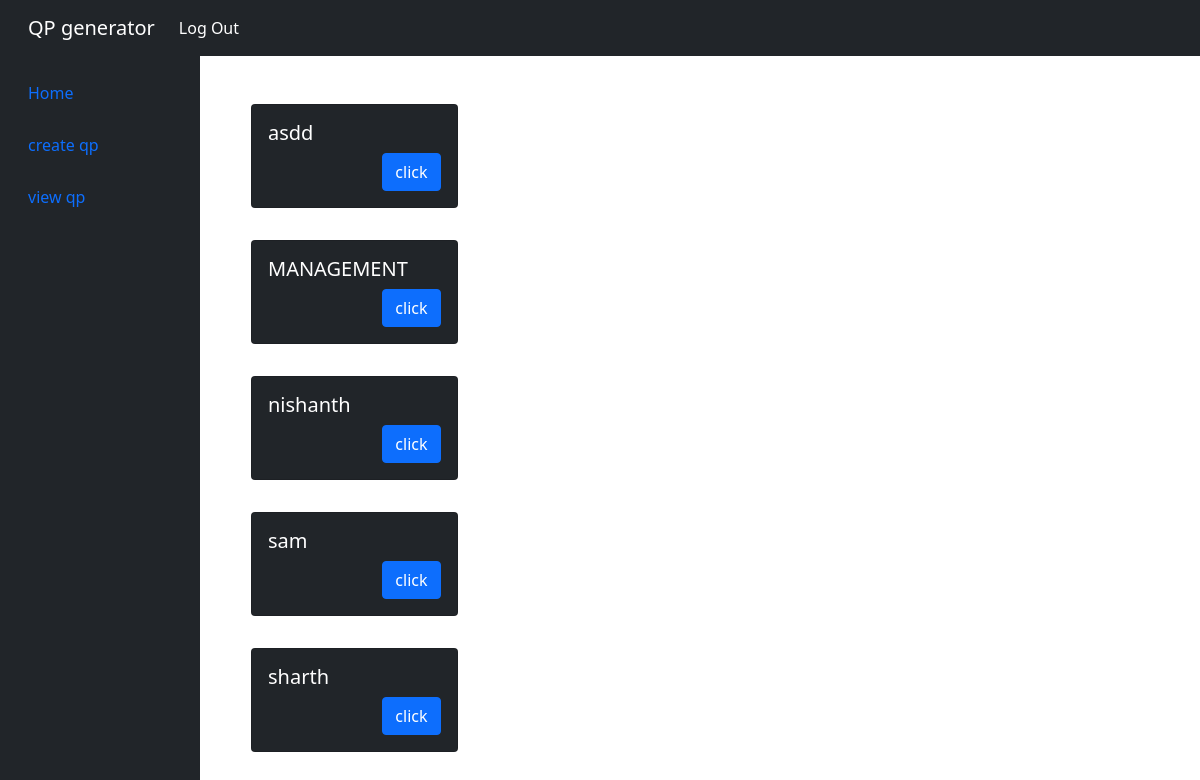
The app's page /qpaper.php (signed in) with its own data.
### tables this page shows
CREATE TABLE `questions` (
  `id` int(11) NOT NULL,
  `papername` varchar(20) NOT NULL,
  `e_name` varchar(100) NOT NULL,
  `sub` varchar(100) NOT NULL,
  `no` int(11) NOT NULL,
  `subno` varchar(5) NOT NULL,
  `question` varchar(5000) DEFAULT NULL,
  `mark` int(10) DEFAULT NULL
);

### qpaper.php (the view, shortened to what this page needs)
<?php
include('includes/connection.php');
$sql1 = "SELECT * from questions GROUP BY `papername`";
$result1 = mysqli_query($db,$sql1);
?>
<!DOCTYPE html>
<html lang="en">
<head>
  <link rel="stylesheet" href="styles/bootstrap.min.css">
</head>
<body>
<?php require 'partials/usernav.php'?>
<div class="container-fluid">
        <div class="row flex-nowrap">
            <div class="col-auto col-md-3 col-xl-2 px-sm-2 px-0 bg-dark">
                <div class="d-flex flex-column align-items-center align-items-sm-start px-3 pt-2 text-white min-vh-100">
                    <ul class="nav nav-pills flex-column mb-sm-auto mb-0 align-items-center align-items-sm-start"
                        id="menu">
                        <li class="nav-item">
                            <a href="home.php" class="nav-link align-middle px-0">
                                <i class="fs-4 bi-house"></i> <span class="ms-1 d-none d-sm-inline">Home</span>
                            </a>
                        </li>
                        <li>
                            <a href="generate_paper.php" data-bs-toggle="collapse" class="nav-link px-0 align-middle">
                                <i class="fs-4 bi-speedometer2"></i> <span class="ms-1 d-none d-sm-inline"> create qp
                                </span> </a>
                        </li>
                        <li>
                            <a href="qpaper.php" class="nav-link px-0 align-middle">
                                <i class="fs-4 bi-table"></i> <span class="ms-1 d-none d-sm-inline">view qp</span></a>
                        </li>
                    </ul>
                </div>
            </div>
            <div class="col py-3">
<div class="container mt-3">
      <?php
        while($row = mysqli_fetch_assoc($result1))
        {
        ?>
           <div class="col py-3 dcx">
                <div class="row">
                    <div class="col-sm-3">
                        <div class="card bg-dark text-white">
                            <div class="card-body">
                                <h5 class="card-title"><?php echo $row['papername']; ?></h5>
                                <div class="text-right">
                                <a href="qpaperdisplay.php?id=<?php echo $row['papername']; ?>" class="btn btn-primary ">click</a>
                                </div>
                            </div>
                        </div>
                    </div>
</div>
</div>
        <?php
        }
        ?>
</div>
</div>
    </div>
</body>
</html>

### records on screen
questions: papername "asdd"
questions: papername "MANAGEMENT"
questions: papername "nishanth"
questions: papername "sam"
questions: papername "sharth"
